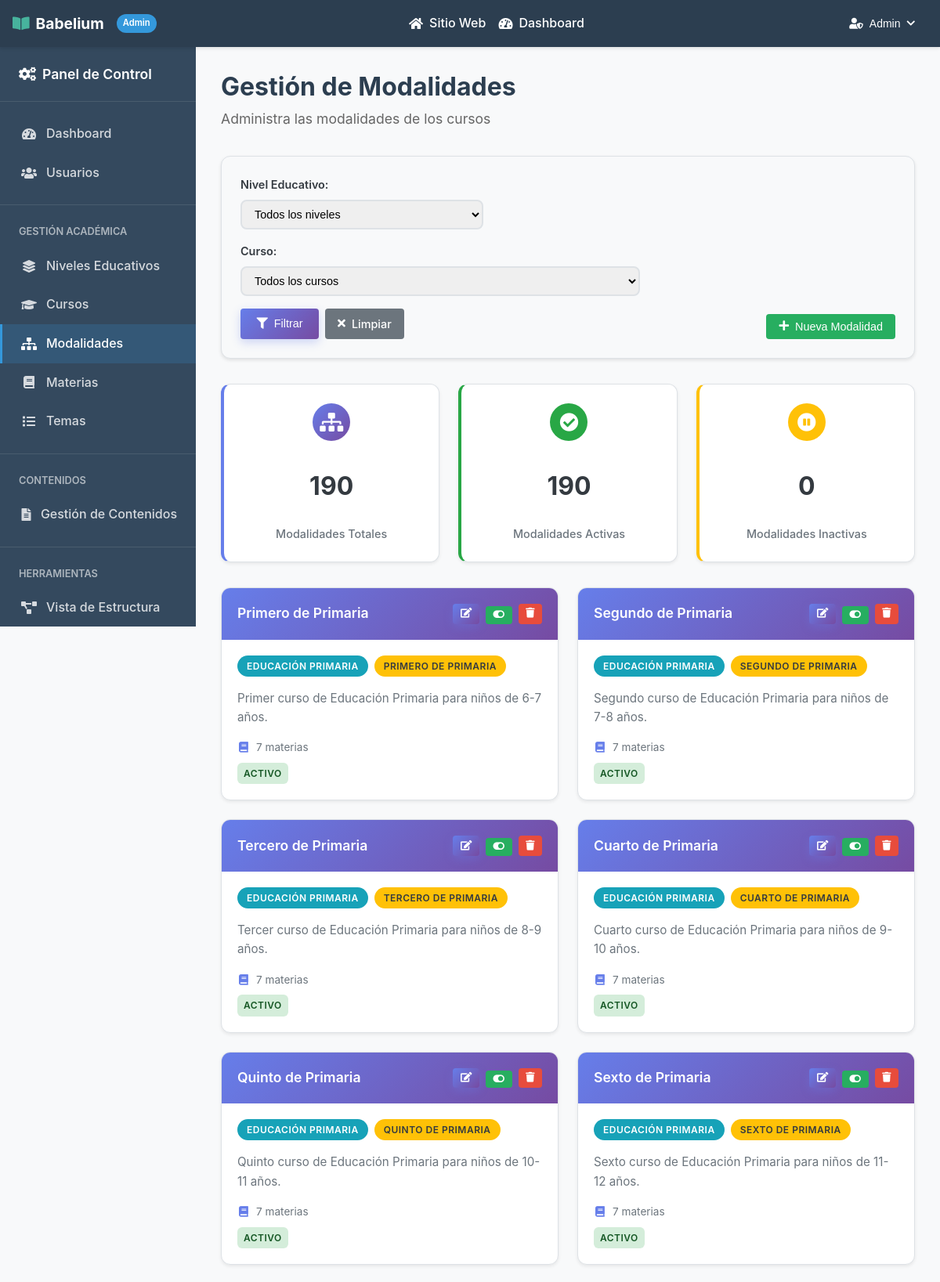
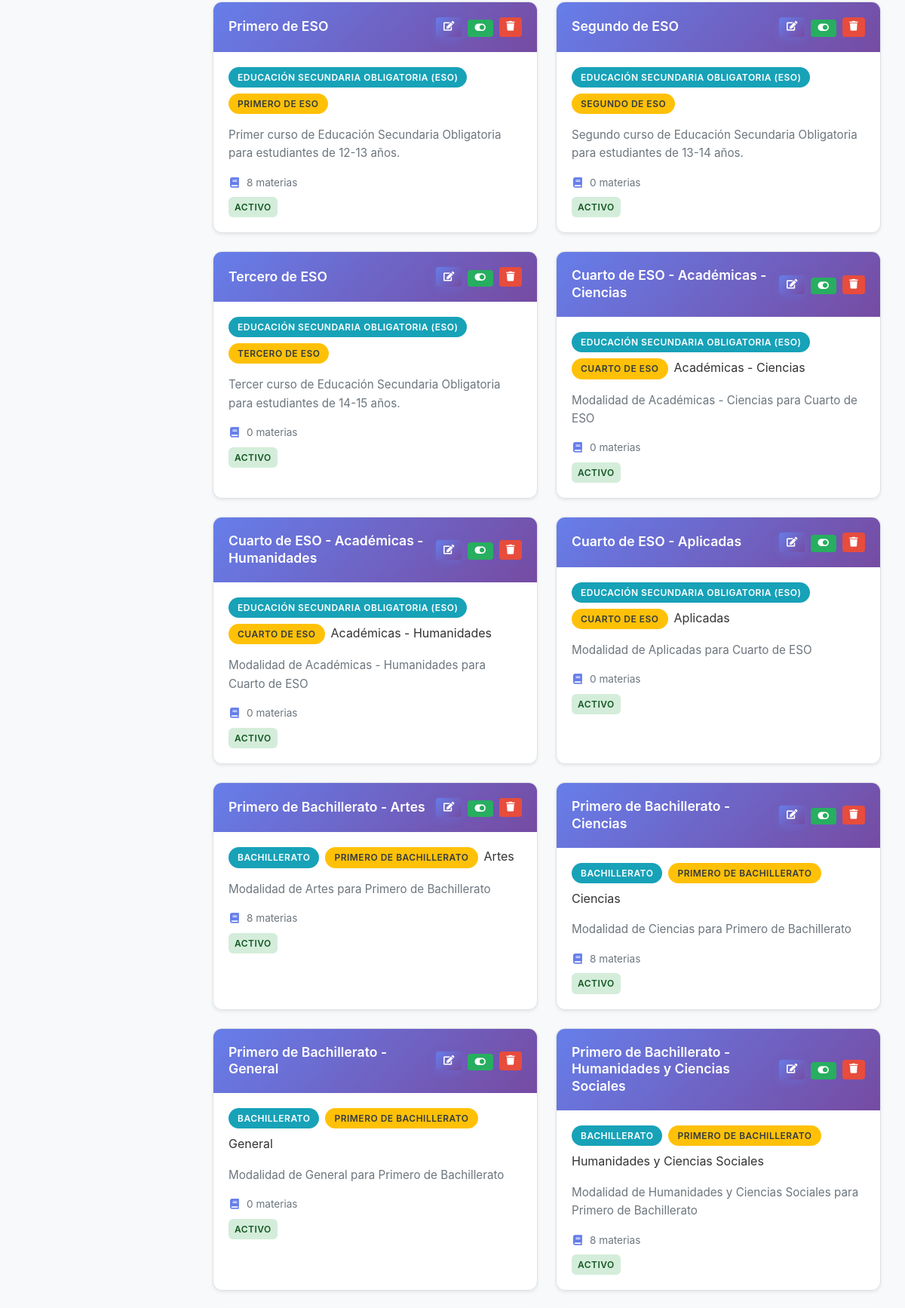
Page /admin/modalidades.php (signed in, upper part) on the committed database (2 pictures, top to bottom).
### tables this page shows
CREATE TABLE `modalidades_curso` (
  `id` int(11) NOT NULL,
  `curso_id` int(11) NOT NULL,
  `rama_id` int(11) DEFAULT NULL,
  `nombre` varchar(255) NOT NULL,
  `descripcion` text DEFAULT NULL,
  `activo` tinyint(1) DEFAULT 1
);

### admin/modalidades.php (the view, shortened to what this page needs)
<?php
require_once '../db/connection.php';
try {
    $where_conditions = [];
    $params = [];
    $param_types = "";
    $where_clause = !empty($where_conditions) ? "WHERE " . implode(" AND ", $where_conditions) : "";
    $query = "
        SELECT m.*,
               COALESCE(c.nombre, 'Sin curso') as curso_nombre,
               COALESCE(ne.nombre, 'Sin nivel') as nivel_nombre,
               COALESCE(r.nombre, 'Sin rama') as rama_nombre,
               COALESCE((SELECT COUNT(*) FROM materias WHERE modalidad_curso_id = m.id), 0) as total_materias
        FROM modalidades_curso m
        LEFT JOIN cursos c ON m.curso_id = c.id
        LEFT JOIN niveles_educativos ne ON c.nivel_id = ne.id
        LEFT JOIN ramas r ON m.rama_id = r.id
        $where_clause
        ORDER BY COALESCE(ne.orden, 999), COALESCE(c.orden, 999), m.nombre
    ";
    if (!empty($params)) {
        $stmt = $conexion->prepare($query);
        if (!$stmt) {
            throw new Exception("Error preparando consulta: " . $conexion->error);
        }
        $stmt->bind_param($param_types, ...$params);
        $stmt->execute();
        $result = $stmt->get_result();
        $modalidades = [];
        while ($row = $result->fetch_assoc()) {
            $modalidades[] = $row;
        }
        $stmt->close();
    } else {
        $result = $conexion->query($query);
        $modalidades = [];
        while ($row = $result->fetch_assoc()) {
            $modalidades[] = $row;
        }
    }
} catch (Exception $e) {
    $modalidades = [];
    $mensaje = "Error al cargar las modalidades: " . $e->getMessage();
    $tipo_mensaje = "error";
    error_log("Error en modalidades.php: " . $e->getMessage());
}
$total_modalidades = count($modalidades);
$modalidades_activas = array_filter($modalidades, function($modalidad) {
    return $modalidad['activo'] == 1;
});
$total_activas = count($modalidades_activas);
$total_inactivas = $total_modalidades - $total_activas;
?>
<!DOCTYPE html>
<html lang="es">
<head>
    <link rel="stylesheet" href="https://cdnjs.cloudflare.com/ajax/libs/font-awesome/6.5.0/css/all.min.css">
    <link rel="stylesheet" href="../css/reset.css">
    <link rel="stylesheet" href="../css/style.css">
    <link rel="stylesheet" href="../css/admin.css">
    <link rel="stylesheet" href="../css/admin-modalidades.css">
    <link rel="stylesheet" href="../css/components.css">
</head>
<body>
    <?php include_once "../includes/admin_header.php" ?>
    <div class="admin-container">
        <aside class="admin-sidebar">
            <div class="sidebar-header">
                <h3>
                    <i class="fas fa-cogs"></i>
                    Panel de Control
                </h3>
            </div>
            <nav class="sidebar-nav">
                <a href="dashboard.php" class="nav-item">
                    <i class="fas fa-tachometer-alt"></i>
                    <span>Dashboard</span>
                </a>
                <a href="usuarios.php" class="nav-item">
                    <i class="fas fa-users"></i>
                    <span>Usuarios</span>
                </a>
                <div style="border-top: 1px solid rgba(255,255,255,0.1); margin: 1rem 0;"></div>
                <div style="padding: 0.5rem 1.5rem; color: rgba(255,255,255,0.6); font-size: 0.8rem; font-weight: 600; text-transform: uppercase;">
                    Gestión Académica
                </div>
                <a href="niveles.php" class="nav-item">
                    <i class="fas fa-layer-group"></i>
                    <span>Niveles Educativos</span>
                </a>
                <a href="cursos.php" class="nav-item">
                    <i class="fas fa-graduation-cap"></i>
                    <span>Cursos</span>
                </a>
                <a href="modalidades.php" class="nav-item active">
                    <i class="fas fa-sitemap"></i>
                    <span>Modalidades</span>
                </a>
                <a href="materias.php" class="nav-item">
                    <i class="fas fa-book"></i>
                    <span>Materias</span>
                </a>
                <a href="temas.php" class="nav-item">
                    <i class="fas fa-list"></i>
                    <span>Temas</span>
                </a>
                <div style="border-top: 1px solid rgba(255,255,255,0.1); margin: 1rem 0;"></div>
                <div style="padding: 0.5rem 1.5rem; color: rgba(255,255,255,0.6); font-size: 0.8rem; font-weight: 600; text-transform: uppercase;">
                    Contenidos
                </div>
                <a href="contenidos.php" class="nav-item">
                    <i class="fas fa-file-alt"></i>
                    <span>Gestión de Contenidos</span>
                </a>
                <div style="border-top: 1px solid rgba(255,255,255,0.1); margin: 1rem 0;"></div>
                <div style="padding: 0.5rem 1.5rem; color: rgba(255,255,255,0.6); font-size: 0.8rem; font-weight: 600; text-transform: uppercase;">
                    Herramientas
                </div>
                <a href="estructura.php" class="nav-item">
                    <i class="fas fa-project-diagram"></i>
                    <span>Vista de Estructura</span>
                </a>
            </nav>
        </aside>
        <main class="admin-main">
            <div class="admin-header">
                <h1>Gestión de Modalidades</h1>
                <p>Administra las modalidades de los cursos</p>
            </div>
            <div class="content-filters">
                <form method="GET" class="filters-form">
                    <div class="filter-group">
                        <label for="nivel">Nivel Educativo:</label>
                        <select name="nivel" id="nivel">
                            <option value="">Todos los niveles</option>
                        </select>
                    </div>
                    <div class="filter-group">
                        <label for="curso">Curso:</label>
                        <select name="curso" id="curso">
                            <option value="">Todos los cursos</option>
                        </select>
                    </div>
                    <div class="filter-actions">
                        <button type="submit" class="btn btn-primary">
                            <i class="fas fa-filter"></i> Filtrar
                        </button>
                        <a href="modalidades.php" class="btn btn-secondary">
                            <i class="fas fa-times"></i> Limpiar
                        </a>
                    </div>
                </form>
                <div class="content-actions">
                    <button onclick="openModal('createModal')" class="btn btn-success">
                        <i class="fas fa-plus"></i> Nueva Modalidad
                    </button>
                </div>
            </div>
            <div class="stats-container">
                <div class="stat-card primary">
                    <div class="stat-icon">
                        <i class="fas fa-sitemap"></i>
                    </div>
                    <div class="stat-number"><?php echo $total_modalidades; ?></div>
                    <div class="stat-label">Modalidades Totales</div>
                </div>
                <div class="stat-card success">
                    <div class="stat-icon">
                        <i class="fas fa-check-circle"></i>
                    </div>
                    <div class="stat-number"><?php echo $total_activas; ?></div>
                    <div class="stat-label">Modalidades Activas</div>
                </div>
                <div class="stat-card warning">
                    <div class="stat-icon">
                        <i class="fas fa-pause-circle"></i>
                    </div>
                    <div class="stat-number"><?php echo $total_inactivas; ?></div>
                    <div class="stat-label">Modalidades Inactivas</div>
                </div>
            </div>
            <div class="modalidad-grid">
                <?php if (empty($modalidades)): ?>
                    <div class="no-data">
                        <i class="fas fa-inbox"></i>
                        <p>No se encontraron modalidades</p>
                        <small>Crea una nueva modalidad para empezar</small>
                    </div>
                <?php else: ?>
                    <?php foreach ($modalidades as $modalidad): ?>
                        <div class="modalidad-card <?php echo $modalidad['activo'] ? '' : 'inactivo'; ?>">
                            <div class="modalidad-header">
                                <div class="modalidad-title">
                                    <span class="modalidad-title-text"><?php echo htmlspecialchars($modalidad['nombre']); ?></span>
                                </div>
                                <div class="modalidad-actions">
                                    <button onclick="editModalidad(<?php echo htmlspecialchars(json_encode($modalidad)); ?>)" class="btn btn-sm btn-primary" title="Editar">
                                        <i class="fas fa-edit"></i>
                                    </button>
                                    <form method="POST" style="display: inline;">
                                        <button type="submit" class="btn btn-sm <?php echo $modalidad['activo'] ? 'btn-success' : 'btn-secondary'; ?>" title="<?php echo $modalidad['activo'] ? 'Desactivar' : 'Activar'; ?>">
                                            <i class="fas fa-<?php echo $modalidad['activo'] ? 'toggle-on' : 'toggle-off'; ?>"></i>
                                        </button>
                                    </form>
                                    <button onclick="deleteModalidad(<?php echo $modalidad['id']; ?>, '<?php echo htmlspecialchars($modalidad['nombre']); ?>', <?php echo $modalidad['total_materias']; ?>)" class="btn btn-sm btn-danger" title="Eliminar">
                                        <i class="fas fa-trash"></i>
                                    </button>
                                </div>
                            </div>
                            <div class="modalidad-body">
                                <div class="modalidad-badges">
                                    <span class="nivel-badge"><?php echo htmlspecialchars($modalidad['nivel_nombre']); ?></span>
                                    <span class="curso-badge"><?php echo htmlspecialchars($modalidad['curso_nombre']); ?></span>
                                    <?php if ($modalidad['rama_id']): ?>
                                        <span class="rama-badge"><?php echo htmlspecialchars($modalidad['rama_nombre']); ?></span>
                                    <?php endif; ?>
                                </div>
                                <div class="modalidad-description">
                                    <?php echo !empty($modalidad['descripcion']) ? htmlspecialchars($modalidad['descripcion']) : '<em>Sin descripción</em>'; ?>
                                </div>
                                <div class="modalidad-meta">
                                    <div class="modalidad-meta-item">
                                        <i class="fas fa-book"></i>
                                        <span><?php echo $modalidad['total_materias']; ?> materias</span>
                                    </div>
                                    <div class="modalidad-meta-item">
                                        <span class="estado-badge <?php echo $modalidad['activo'] ? 'estado-activo' : 'estado-inactivo'; ?>">
                                            <?php echo $modalidad['activo'] ? 'Activo' : 'Inactivo'; ?>
                                        </span>
                                    </div>
                                </div>
                            </div>
                        </div>
                    <?php endforeach; ?>
                <?php endif; ?>
            </div>
        </main>
    </div>
</body>
</html>

### css/style.css (style rules this page uses)
:root { --primary-color: #4a6fa5; --secondary-color: #166088; --accent-color: #47b39d; --background-color: #f9f9f9; --text-color: #333333; --light-text: #666666; --white: #ffffff; --ods-education: #c5192d; --ods-inequality: #ff9e00; --ods-communities: #56c02b; --spacing-xs: 0.5rem; --spacing-sm: 1rem; --spacing-md: 2rem; --spacing-lg: 3rem; --spacing-xl: 5rem; --border-radius: 0.5rem; }
body { font-family: "Segoe UI", Tahoma, Geneva, Verdana, sans-serif; color: var(--text-color); line-height: 1.6; background-color: var(--background-color); }
h1, h2, h3, h4, h5, h6 { margin-bottom: var(--spacing-sm); line-height: 1.2; }
h1 { font-size: 3rem; font-weight: 700; }
h3 { font-size: 1.5rem; font-weight: 600; }
p { margin-bottom: var(--spacing-sm); }
a { text-decoration: none; color: var(--primary-color); transition: all 0.3s ease; }
nav a { color: var(--white); text-decoration: none; font-weight: 500; transition: color 0.3s ease; white-space: nowrap; }

### css/admin.css (style rules this page uses)
:root { --admin-primary: #2c3e50; --admin-secondary: #34495e; --admin-accent: #3498db; --admin-success: #27ae60; --admin-warning: #f39c12; --admin-danger: #e74c3c; --admin-sidebar-width: 250px; --admin-header-height: 60px; }
.admin-container { display: flex; min-height: calc(100vh - var(--admin-header-height)); background-color: #f8f9fa; }
.admin-sidebar { width: var(--admin-sidebar-width); background-color: var(--admin-secondary); color: var(--white); position: fixed; height: calc(100vh - var(--admin-header-height)); overflow-y: auto; z-index: 100; }
.sidebar-header { padding: 1.5rem; border-bottom: 1px solid rgba(255, 255, 255, 0.1); }
.sidebar-header h3 { margin: 0; font-size: 1.1rem; display: flex; align-items: center; gap: 0.5rem; }
.sidebar-nav { padding: 1rem 0; }
.nav-item { display: flex; align-items: center; gap: 0.75rem; padding: 0.75rem 1.5rem; color: rgba(255, 255, 255, 0.8); text-decoration: none; transition: all 0.3s ease; border-left: 3px solid transparent; }
.nav-item.active { background-color: rgba(52, 152, 219, 0.2); color: var(--white); border-left-color: var(--admin-accent); }
.nav-item i { width: 20px; text-align: center; }
.admin-main { flex: 1; margin-left: var(--admin-sidebar-width); padding: 2rem; overflow-x: auto; }
.admin-header { margin-bottom: 2rem; }
.admin-header h1 { margin: 0 0 0.5rem 0; color: var(--admin-primary); font-size: 2rem; }
.admin-header p { margin: 0; color: #666; font-size: 1.1rem; }
.stat-card { background: white; border-radius: 8px; padding: 1.5rem; box-shadow: 0 2px 4px rgba(0, 0, 0, 0.1); display: flex; align-items: center; gap: 1rem; transition: transform 0.3s ease; }
.stat-icon { width: 60px; height: 60px; border-radius: 50%; display: flex; align-items: center; justify-content: center; font-size: 1.5rem; color: white; }
.stat-card:nth-child(1) .stat-icon { background-color: var(--admin-accent); }
.stat-card:nth-child(2) .stat-icon { background-color: var(--admin-success); }
.stat-card:nth-child(3) .stat-icon { background-color: var(--admin-warning); }
.content-filters { background: white; border-radius: 8px; padding: 1.5rem; margin-bottom: 1.5rem; box-shadow: 0 2px 4px rgba(0, 0, 0, 0.1); display: flex; justify-content: space-between; align-items: flex-end; gap: 2rem; }
.filters-form { display: flex; align-items: flex-end; gap: 1rem; flex: 1; }
.filter-group { display: flex; flex-direction: column; gap: 0.5rem; }
.filter-group label { font-weight: 600; color: var(--admin-primary); font-size: 0.9rem; }
.filter-group select, .filter-group input { padding: 0.5rem; border: 1px solid #ddd; border-radius: 4px; font-size: 0.9rem; min-width: 200px; }
.filter-actions { display: flex; gap: 0.5rem; }
.content-actions { display: flex; gap: 0.5rem; }
.stat-number { display: block; font-size: 1.5rem; font-weight: 700; color: var(--admin-accent); }
.stat-label { font-size: 0.9rem; color: #666; }
.btn { display: inline-flex; align-items: center; gap: 0.5rem; padding: 0.5rem 1rem; border: none; border-radius: 4px; font-size: 0.9rem; font-weight: 500; text-decoration: none; cursor: pointer; transition: all 0.3s ease; }
.btn-sm { padding: 0.3rem 0.6rem; font-size: 0.8rem; }
.btn-primary { background-color: var(--admin-accent); color: white; }
.btn-success { background-color: var(--admin-success); color: white; }
.btn-danger { background-color: var(--admin-danger); color: white; }
.btn-secondary { background-color: #6c757d; color: white; }

### rows in the picture
modalidades_curso: nombre "Primero de Primaria", activo 1 (drawn), nivel_nombre "EDUCACIÓN PRIMARIA", curso_nombre "PRIMERO DE PRIMARIA", descripcion "Primer curso de Educación Primaria para niños de 6-7 años.", total_materias "7"
modalidades_curso: nombre "Segundo de Primaria", activo 1 (drawn), nivel_nombre "EDUCACIÓN PRIMARIA", curso_nombre "SEGUNDO DE PRIMARIA", descripcion "Segundo curso de Educación Primaria para niños de 7-8 años.", total_materias "7"
modalidades_curso: nombre "Tercero de Primaria", activo 1 (drawn), nivel_nombre "EDUCACIÓN PRIMARIA", curso_nombre "TERCERO DE PRIMARIA", descripcion "Tercer curso de Educación Primaria para niños de 8-9 años.", total_materias "7"
modalidades_curso: nombre "Cuarto de Primaria", activo 1 (drawn), nivel_nombre "EDUCACIÓN PRIMARIA", curso_nombre "CUARTO DE PRIMARIA", descripcion "Cuarto curso de Educación Primaria para niños de 9-10 años.", total_materias "7"
modalidades_curso: nombre "Quinto de Primaria", activo 1 (drawn), nivel_nombre "EDUCACIÓN PRIMARIA", curso_nombre "QUINTO DE PRIMARIA", descripcion "Quinto curso de Educación Primaria para niños de 10-11 años.", total_materias "7"
modalidades_curso: nombre "Sexto de Primaria", activo 1 (drawn), nivel_nombre "EDUCACIÓN PRIMARIA", curso_nombre "SEXTO DE PRIMARIA", descripcion "Sexto curso de Educación Primaria para niños de 11-12 años.", total_materias "7"
modalidades_curso: nombre "Primero de ESO", activo 1 (drawn), nivel_nombre "EDUCACIÓN SECUNDARIA OBLIGATORIA (ESO)", curso_nombre "PRIMERO DE ESO", descripcion "Primer curso de Educación Secundaria Obligatoria para estudiantes de 12-13 años.", total_materias "8"
modalidades_curso: nombre "Segundo de ESO", activo 1 (drawn), nivel_nombre "EDUCACIÓN SECUNDARIA OBLIGATORIA (ESO)", curso_nombre "SEGUNDO DE ESO", descripcion "Segundo curso de Educación Secundaria Obligatoria para estudiantes de 13-14 años.", total_materias "0"
modalidades_curso: nombre "Tercero de ESO", activo 1 (drawn), nivel_nombre "EDUCACIÓN SECUNDARIA OBLIGATORIA (ESO)", curso_nombre "TERCERO DE ESO", descripcion "Tercer curso de Educación Secundaria Obligatoria para estudiantes de 14-15 años.", total_materias "0"
modalidades_curso: nombre "Cuarto de ESO - Académicas - Ciencias", activo 1 (drawn), nivel_nombre "EDUCACIÓN SECUNDARIA OBLIGATORIA (ESO)", curso_nombre "CUARTO DE ESO", rama_nombre "Académicas - Ciencias", descripcion "Modalidad de Académicas - Ciencias para Cuarto de ESO", total_materias "0"
modalidades_curso: nombre "Cuarto de ESO - Académicas - Humanidades", activo 1 (drawn), nivel_nombre "EDUCACIÓN SECUNDARIA OBLIGATORIA (ESO)", curso_nombre "CUARTO DE ESO", rama_nombre "Académicas - Humanidades", descripcion "Modalidad de Académicas - Humanidades para Cuarto de ESO", total_materias "0"
modalidades_curso: nombre "Cuarto de ESO - Aplicadas", activo 1 (drawn), nivel_nombre "EDUCACIÓN SECUNDARIA OBLIGATORIA (ESO)", curso_nombre "CUARTO DE ESO", rama_nombre "Aplicadas", descripcion "Modalidad de Aplicadas para Cuarto de ESO", total_materias "0"
modalidades_curso: nombre "Primero de Bachillerato - Artes", activo 1 (drawn), nivel_nombre "BACHILLERATO", curso_nombre "PRIMERO DE BACHILLERATO", rama_nombre "Artes", descripcion "Modalidad de Artes para Primero de Bachillerato", total_materias "8"
modalidades_curso: nombre "Primero de Bachillerato - Ciencias", activo 1 (drawn), nivel_nombre "BACHILLERATO", curso_nombre "PRIMERO DE BACHILLERATO", rama_nombre "Ciencias", descripcion "Modalidad de Ciencias para Primero de Bachillerato", total_materias "8"
modalidades_curso: nombre "Primero de Bachillerato - General", activo 1 (drawn), nivel_nombre "BACHILLERATO", curso_nombre "PRIMERO DE BACHILLERATO", rama_nombre "General", descripcion "Modalidad de General para Primero de Bachillerato", total_materias "0"
modalidades_curso: nombre "Primero de Bachillerato - Humanidades y Ciencias Sociales", activo 1 (drawn), nivel_nombre "BACHILLERATO", curso_nombre "PRIMERO DE BACHILLERATO", rama_nombre "Humanidades y Ciencias Sociales", descripcion "Modalidad de Humanidades y Ciencias Sociales para Primero de Bachillerato", total_materias "8"

### other values in the picture
$usuario_actual['nombre'] "Admin"
$total_modalidades "190"
$total_activas "190"
$total_inactivas "0"
